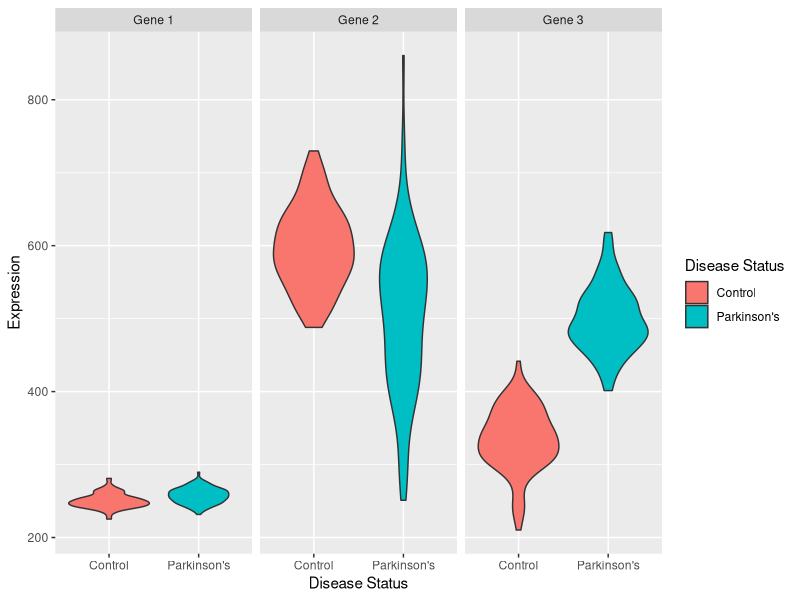
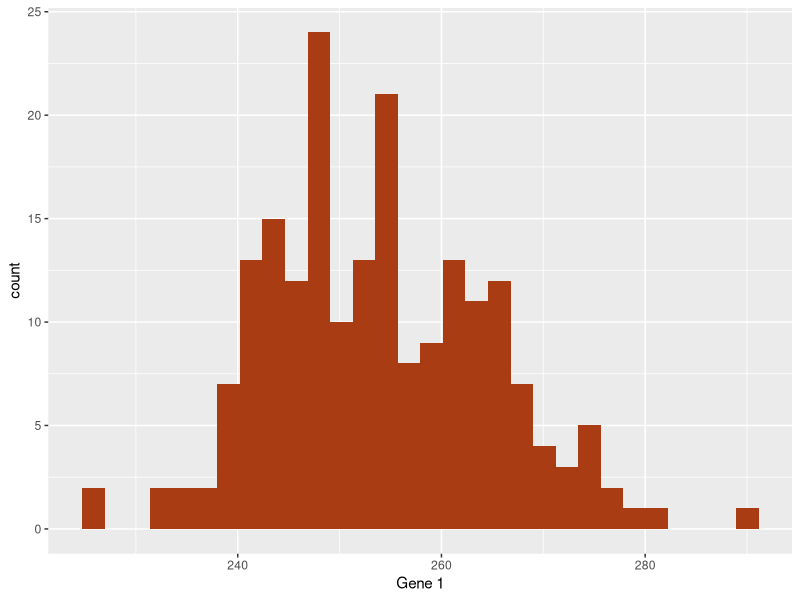
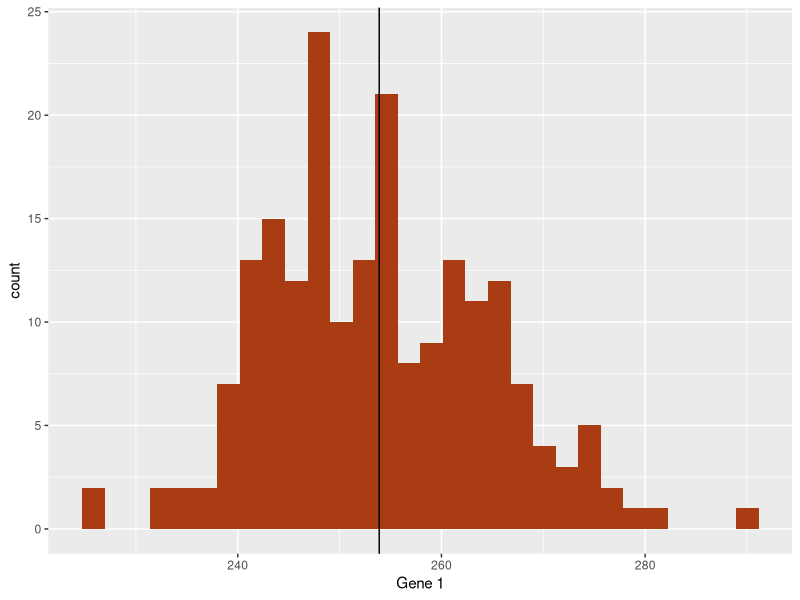
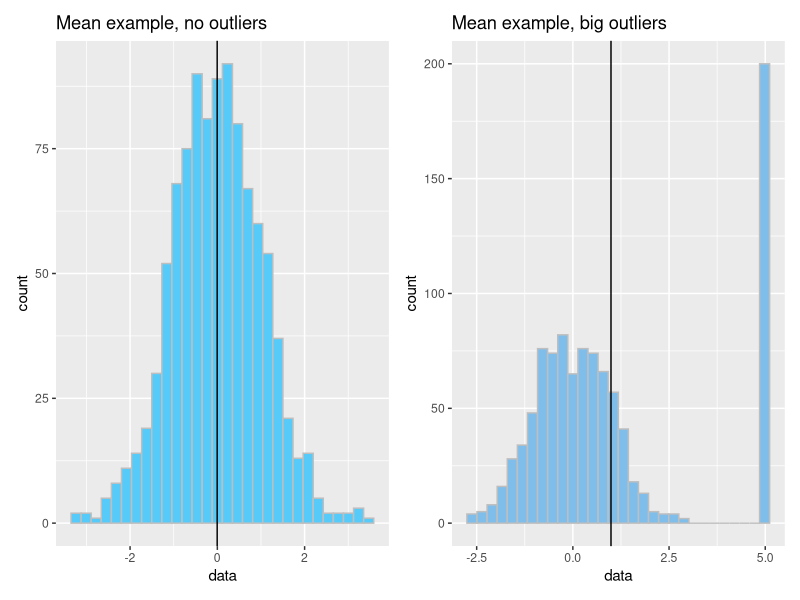
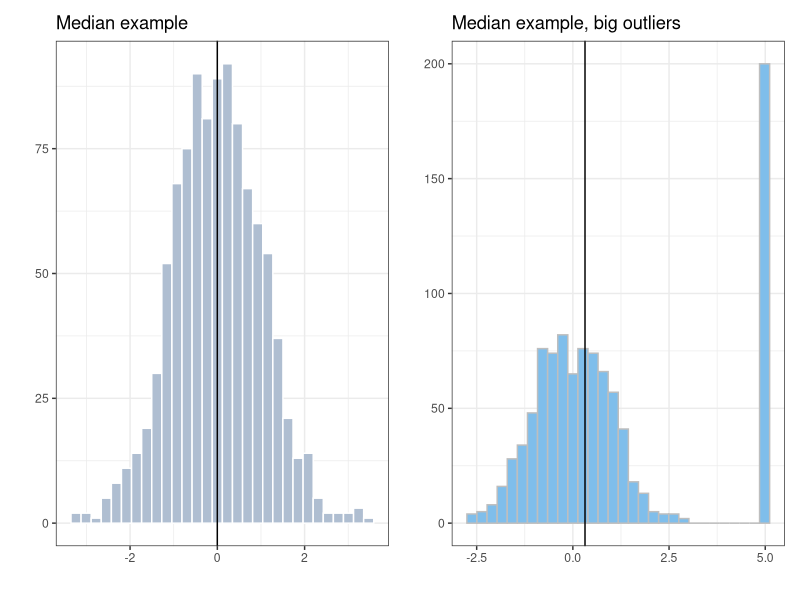
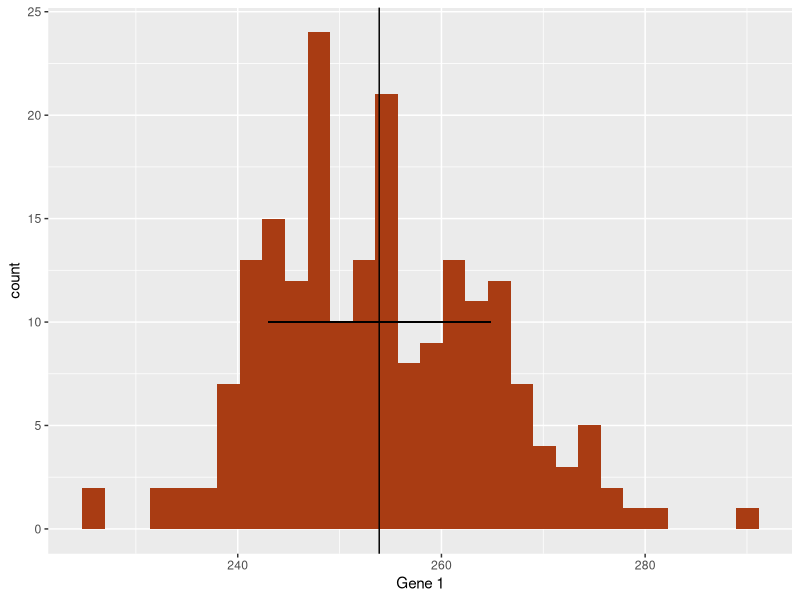
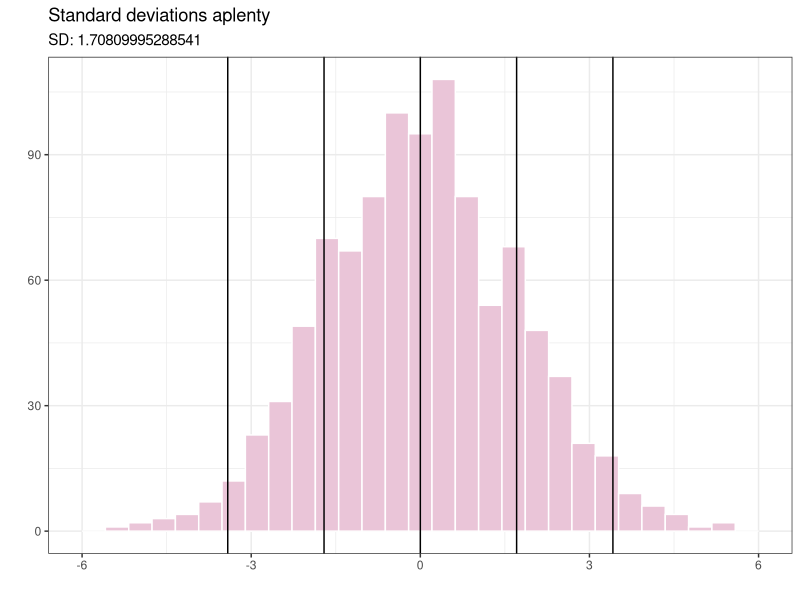
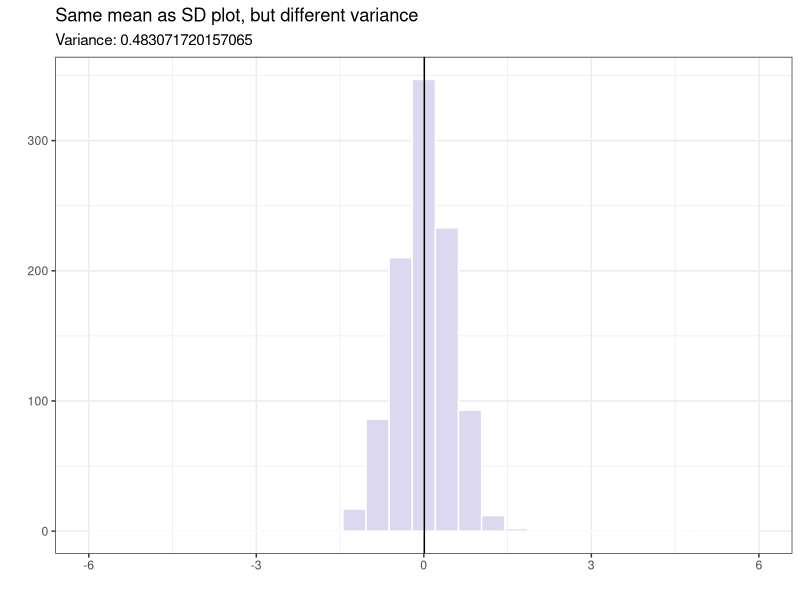

Generate these figures, in order, with R:
## ---- chunk 1
library(tidyverse)
## ---- chunk 2
set.seed(1337)
gene_exp <- tibble(
  sample_name = c(str_c("P",1:100), str_c("C",1:100)),
  `Disease Status` = c(rep("Parkinson's",100),rep("Control",100)),
  `Gene 1` = c(rnorm(100,255,10), rnorm(100,250,10)),
  `Gene 2` = c(rnorm(100,520,100), rnorm(100,600,60)),
  `Gene 3` = c(rnorm(100,500,40), rnorm(100,330,40))
)
## ---- chunk 3
gene_exp
## ---- chunk 4
pivot_longer(
  gene_exp,
  c(`Gene 1`, `Gene 2`, `Gene 3`),
  names_to="Gene",
  values_to="Expression"
) %>% ggplot(
    aes(x=`Disease Status`,y=Expression,fill=`Disease Status`)
  ) +
  facet_wrap(vars(Gene)) +
  geom_violin()
## ---- chunk 5
ggplot(gene_exp, aes(x=`Gene 1`)) +
  geom_histogram(bins=30,fill="#a93c13")
## ---- chunk 6
ggplot(gene_exp, aes(x=`Gene 1`)) +
  geom_histogram(bins=30,fill="#a93c13") +
  geom_vline(xintercept=mean(gene_exp$`Gene 1`))
## ---- chunk 7
library(patchwork)
well_behaved_data <- tibble(data = rnorm(1000))
data_w_outliers <- tibble(data = c(rnorm(800), rep(5, 200))) # oops I add some outliers :^)

g_no_outlier <- ggplot(well_behaved_data, aes(x = data)) +
  geom_histogram(fill = "#56CBF9", color = "grey", bins = 30) +
  geom_vline(xintercept = mean(well_behaved_data$data)) +
  ggtitle("Mean example, no outliers")

g_outlier <- ggplot(data_w_outliers, aes(x = data)) +
  geom_histogram(fill = "#7FBEEB", color = "grey", bins = 30) +
  geom_vline(xintercept = mean(data_w_outliers$data)) +
  ggtitle("Mean example, big outliers")

g_no_outlier | g_outlier
## ---- chunk 8
g_no_outlier <- ggplot(well_behaved_data, aes(x = data)) +
  geom_histogram(fill = "#AFBED1", color = "white", bins = 30) +
  geom_vline(xintercept = median(well_behaved_data$data)) +
  theme_bw() + ggtitle("Median example") + xlab("") + ylab("")

g_outlier <- ggplot(data_w_outliers, aes(x = data)) +
  geom_histogram(fill = "#7FBEEB", color = "grey", bins = 30) +
  geom_vline(xintercept = median(data_w_outliers$data)) +
  theme_bw() + ggtitle("Median example, big outliers") + xlab("") + ylab("")

g_no_outlier | g_outlier
## ---- chunk 9
g1_mean <- mean(gene_exp$`Gene 1`)
g1_sd <- sd(gene_exp$`Gene 1`)
ggplot(gene_exp, aes(x=`Gene 1`)) +
  geom_histogram(bins=30,fill="#a93c13") +
  geom_vline(xintercept=g1_mean) +
  geom_segment(x=g1_mean-g1_sd, y=10, xend=g1_mean+g1_sd, yend=10)
## ---- chunk 10
data <- tibble(data = c(rnorm(1000, sd=1.75)))
ggplot(data, aes(x = data)) +
  geom_histogram(fill = "#EAC5D8", color = "white", bins = 30) +
  geom_vline(xintercept = c(-2, -1, 0, 1, 2) * sd(data$data)) +
  theme_bw() + xlab("") + ylab("") + xlim(c(-6, 6)) +
  ggtitle("Standard deviations aplenty", paste("SD:", sd(data$data)))
## ---- chunk 11
data <- tibble(data = c(rnorm(1000, sd=0.5)))
ggplot(data, aes(x = data)) +
  geom_histogram(fill = "#DBD8F0", color = "white", bins = 30) +
  geom_vline(xintercept = mean(data$data)) +
  theme_bw() + xlab("") + ylab("") + xlim(c(-6, 6)) +
  ggtitle("Same mean as SD plot, but different variance",
          paste("Variance:", sd(data$data)))
## ---- chunk 12
g1_mean <- mean(gene_exp$`Gene 1`)
g1_sd <- sd(gene_exp$`Gene 1`)
ggplot(gene_exp, aes(x=`Gene 1`)) +
  geom_histogram(
    aes(y=after_stat(density)),
    bins=30,
    fill="#a93c13"
  ) +
  stat_function(fun=dnorm, args = list(mean=g1_mean, sd=g1_sd), size=2)
## ---- chunk 13
g_norm <- ggplot(tibble(data = rnorm(5000)), aes(x = data)) +
  geom_histogram(fill = "#D0FCB3", bins = 50, color = "gray") +
  ggtitle("Normal distribution", "rnorm(n = 1000)")

g_unif <- ggplot(tibble(data = runif(5000)), aes(x = data)) +
  geom_histogram(fill = "#271F30", bins = 50, color = "white") +
  ggtitle("Uniform distribution", "runif(n = 1000)")

g_logistic <- ggplot(tibble(data = rlogis(5000)), aes(x = data)) +
  geom_histogram(fill = "#9BC59D", bins = 50, color = "black") +
  ggtitle("Logistic distribution", "rlogis(n = 1000)")

g_exp <- ggplot(tibble(data = rexp(5000, rate = 1)), aes(x = data)) +
  geom_histogram(fill = "#6C5A49", bins = 50, color = "white") +
  ggtitle("Exponential distribution", "rexp(n = 1000, rate = 1)")

(g_norm | g_unif) / (g_logistic | g_exp)
